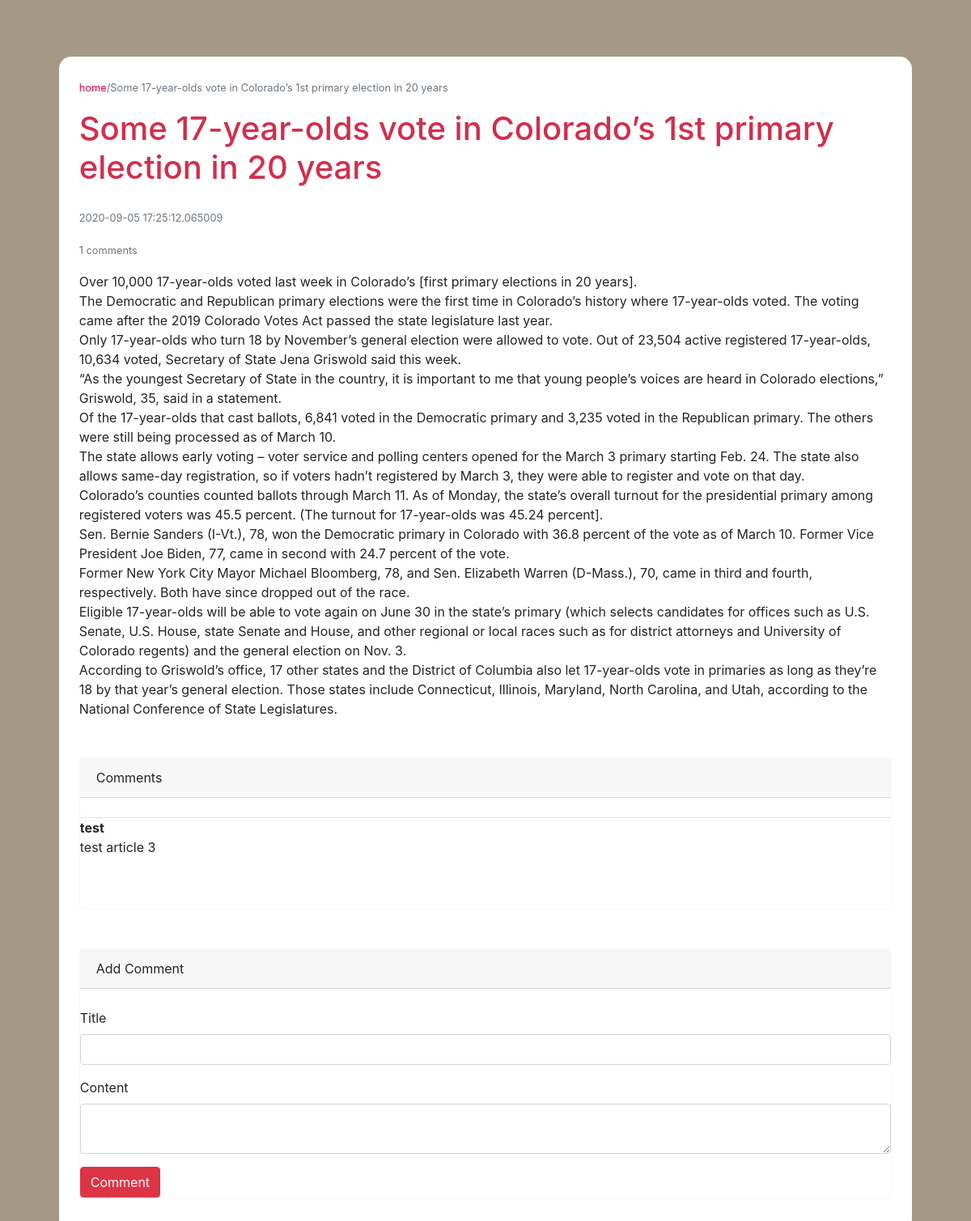
Page /article/3 on the committed database.
### blog/models.py (models this page shows)
class Article(db.Model):
    __tablename__ = 'articles'
    id = db.Column(db.Integer, primary_key = True)
    title = db.Column(db.String(100), nullable = False)
    content = db.Column(db.String, nullable = False)
    date_posted = db.Column(db.DateTime, default = datetime.utcnow)
    comments = db.relationship('Comment')
    category = db.Column(db.String(25), nullable = False)

class Comment(db.Model):
    __tablename__ = 'comments'
    id = db.Column(db.Integer, primary_key = True)
    title = db.Column(db.String(100), nullable = False)
    content = db.Column(db.String, nullable = False)
    date_posted = db.Column(db.DateTime, default = datetime.utcnow)
    article_id = db.Column(db.Integer, db.ForeignKey('articles.id'))

### blog/views.py (the view)
@app.route('/article/<int:article_id>', methods=['POST', 'GET'])
def article(article_id):
    form = AddComment()
    article = Article.query.get(article_id)
    comments = Comment.query.all()
    if form.validate_on_submit():
        comment = Comment(title=form.comment_title.data, content = form.comment_content.data, article_id = article_id)
        db.session.add(comment)
        db.session.commit()
        return redirect(url_for('article', article_id = article_id))
    return render_template('article.html', article = article, form = form, comments = comments)

### blog/forms.py
class AddComment(FlaskForm):
    comment_title = StringField('Title', validators = [DataRequired(), Length(min=1, max=85)])
    comment_content = TextAreaField('Content', validators = [DataRequired(), Length(min=1)])
    comment_submit = SubmitField('Comment')

### blog/templates/article.html (shortened to what this page needs)
{% extends 'base.html' %}
{% block content %}
  <div class="article">
    <p class="card-text"><small class="text-muted"><a href="{{ url_for('home') }}">home</a>/{{ article.title }}</small></p>
    <h1 class="article_title">{{ article.title }}</h1>
    <p class="card-text"><small class="text-muted">{{ article.date_posted }}</small></p>
    <p class="card-text"><small class="text-muted">{{ article.comments|length }} comments</small></p>
    <p class="card-text">{{ article.content|safe}}</p>
  </div>
<div class="">
  <div class="mt-5">
    <div class="card border-light mb-3">
      <div class="card-header mb-4">Comments</div>
      <dl>
        {% if article.comments %}
          {% for comment in article.comments %}
            <dt class="border-top">{{ comment.title }}</dt>
            <dd class="mb-5">{{ comment.content }}</dd>
          {% endfor %}
        {% endif %}
      </dl>
    </div>
  </div>
</div>
  <div class="mt-5 ">
    <div class="card border-light mb-3">
      <div class="card-header mb-4">Add Comment</div>
        <form class="" action="" method="post">
          <div class="form-group">
            {{ form.comment_title.label }}
            {{ form.comment_title(class="form-control") }}
          </div>
          <div class="form-group">
            {{ form.comment_content.label }}
            {{ form.comment_content(class="form-control") }}
          </div>
          {{ form.comment_submit(class="btn btn-danger") }}
        </form>
      </div>
  </div>
{% endblock %}

### blog/static/main.css (style rules this page uses)
body { background-color: #a69887; }
.main h1 { margin-bottom: 25px; color: #d02f4d; }
.article .card-text a:link, .article .card-text a:visited { color: #db0744; }

### rows in the picture
Article: title "Some 17-year-olds vote in Colorado’s 1st primary election in 20 years", date_posted "2020-09-05 17:25:12.065009", content "Over 10,000 17-year-olds voted last week in Colorado’s [first primary elections in 20 years]. The Democratic and Republican primary elections were the first time in Colorado’s history where 17-year-olds voted. The voting came after the 2019 Colorado Votes Act passed the state legislature last year. Only 17-year-olds who turn 18 by November’s general election were allowed to vote. Out of 23,504 active registered 17-year-olds, 10,634 voted, Secretary of State Jena Griswold said this week. “As the youngest Secretary of State in the country, it is important to me that young people’s voices are heard in Colorado elections,” Griswold, 35, said in a statement. Of the 17-year-olds that cast…"
Comment: title "test", content "test article 3"

### other values in the picture
{{ article.comments|length }} "1"
